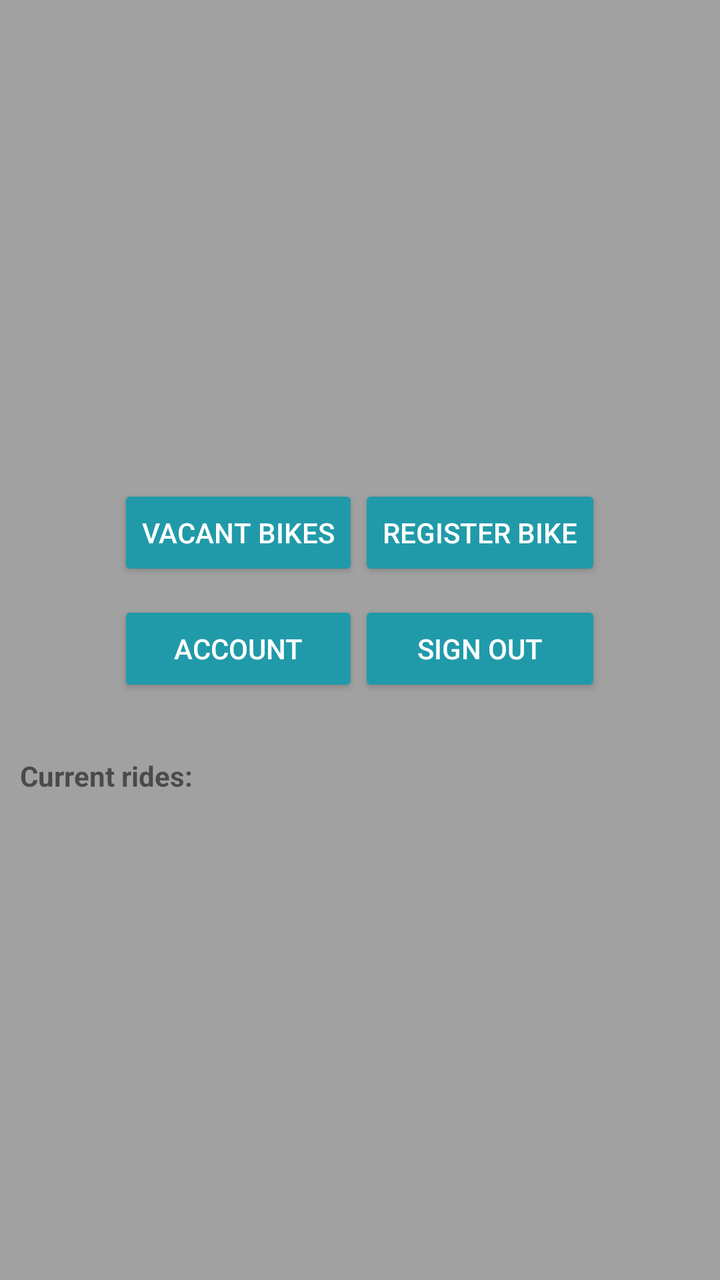
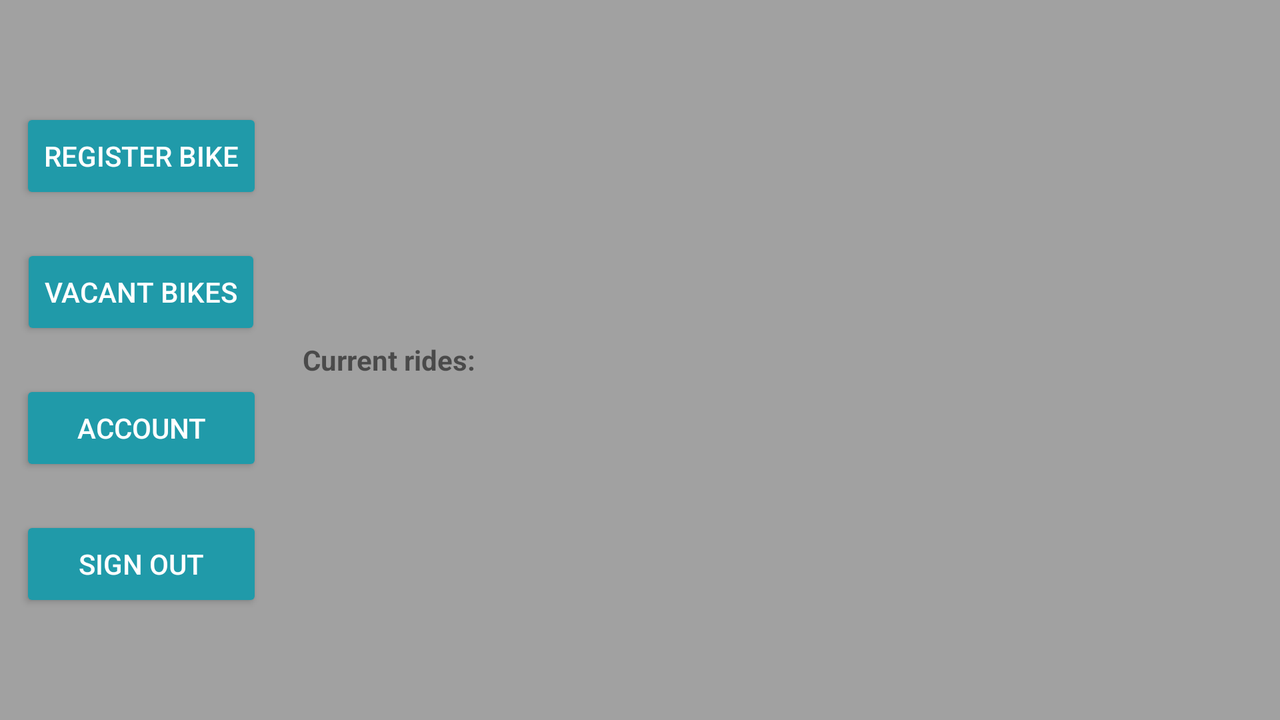

The same Android screen from two of the app's own layout files: first res/layout/ as a phone draws it, then the repository's variant for another configuration, drawn on a device whose configuration selects that folder. Both files follow.
<!-- AndroidManifest.xml: application theme AppTheme -->
<!-- res/layout/fragment_bike_share.xml -->
<?xml version="1.0" encoding="utf-8"?>

<LinearLayout xmlns:android="http://schemas.android.com/apk/res/android"
    android:layout_width="match_parent"
    android:layout_height="match_parent"
    android:gravity="center"
    android:orientation="vertical"
    android:padding="10dp">

    

    <LinearLayout
        android:layout_width="wrap_content"
        android:layout_height="wrap_content"
        android:orientation="horizontal">

        <LinearLayout
            android:layout_width="wrap_content"
            android:layout_height="wrap_content"
            android:orientation="vertical">

            <Button
                android:id="@+id/vacant_bike_activity_button"
                android:layout_width="wrap_content"
                android:layout_height="wrap_content"
                android:layout_marginBottom="10dp"
                android:text="@string/vacant_bikes" />

            <Button
                android:id="@+id/check_account_activity_button"
                android:layout_width="match_parent"
                android:layout_height="wrap_content"
                android:layout_marginBottom="10dp"
                android:text="@string/account" />

        </LinearLayout>

        <LinearLayout
            android:layout_width="wrap_content"
            android:layout_height="wrap_content"
            android:orientation="vertical">

            <Button
                android:id="@+id/register_bike_activity_button"
                android:layout_width="wrap_content"
                android:layout_height="wrap_content"
                android:layout_marginBottom="10dp"
                android:text="@string/register_bike" />

            <Button
                android:id="@+id/sign_out_button"
                android:layout_width="match_parent"
                android:layout_height="wrap_content"
                android:layout_marginBottom="10dp"
                android:text="@string/sign_out" />

        </LinearLayout>
    </LinearLayout>

    

    

    <View
        android:id="@+id/view7"
        android:layout_width="match_parent"
        android:layout_height="20dp" />

    <TextView
        android:id="@+id/textView5"
        android:layout_width="match_parent"
        android:layout_height="wrap_content"
        android:text="Current rides:"
        android:textStyle="bold" />

    <android.support.v7.widget.RecyclerView
        android:id="@+id/main_recycler_view"
        android:layout_width="fill_parent"
        android:layout_height="wrap_content"
        android:textSize="12sp" />

</LinearLayout>
<!-- resources referenced by this layout -->
<resources>
  <string name="account">Account</string>
  <string name="register_bike">Register Bike</string>
  <string name="sign_out">Sign out</string>
  <string name="vacant_bikes">Vacant bikes</string>
  <style name="AppTheme" parent="Theme.AppCompat.Light.DarkActionBar">
          
          parent="Theme.AppCompat.Light.DarkActionBar"&gt;
          <item name="colorPrimary">@color/colorPrimary</item>
          <item name="colorPrimaryDark">@color/colorPrimaryDark</item>
          <item name="android:windowBackground">@color/windowBackground</item>
          <item name="android:textColorPrimary">@color/textColorPrimary</item>
          <item name="colorAccent">@color/buttonColor</item>
          <item name="android:buttonStyle">@style/Widget.AppCompat.Button.Colored</item>
      </style>
  <color name="colorPrimary">#7C7C7C</color>
  <color name="colorPrimaryDark">#122225</color>
  <color name="windowBackground">#A1A1A1</color>
  <color name="textColorPrimary">#000000</color>
  <color name="buttonColor">#209AA9</color>
</resources>
<!-- res/layout-land/fragment_bike_share.xml (the repository's variant of the layout above) -->
<!-- drawn on the phone turned sideways -->
<?xml version="1.0" encoding="utf-8"?>

<LinearLayout xmlns:android="http://schemas.android.com/apk/res/android"
    android:layout_width="match_parent"
    android:layout_height="match_parent"
    android:gravity="center"
    android:orientation="horizontal"
    android:padding="10dp">

    <LinearLayout
        android:layout_width="wrap_content"
        android:layout_height="match_parent"
        android:gravity="center"
        android:orientation="vertical">
        
        <Button
            android:id="@+id/register_bike_activity_button"
            android:layout_width="wrap_content"
            android:layout_height="wrap_content"
            android:text="@string/register_bike" />

        <View
            android:layout_width="match_parent"
            android:layout_height="20dp" />
        
        <Button
            android:id="@+id/vacant_bike_activity_button"
            android:layout_width="wrap_content"
            android:layout_height="wrap_content"
            android:text="@string/vacant_bikes" />

        <View
            android:id="@+id/view5"
            android:layout_width="match_parent"
            android:layout_height="20dp" />

        <Button
            android:id="@+id/check_account_activity_button"
            android:layout_width="match_parent"
            android:layout_height="wrap_content"
            android:text="@string/account" />

        <View
            android:id="@+id/view7"
            android:layout_width="match_parent"
            android:layout_height="20dp" />

        <Button
            android:id="@+id/sign_out_button"
            android:layout_width="match_parent"
            android:layout_height="wrap_content"
            android:text="@string/sign_out" />

    </LinearLayout>

    <View
        android:layout_width="20dp"
        android:layout_height="wrap_content" />

    <LinearLayout
        android:layout_width="match_parent"
        android:layout_height="match_parent"
        android:gravity="center"
        android:orientation="vertical">

        
        <TextView
            android:id="@+id/textView6"
            android:layout_width="match_parent"
            android:layout_height="wrap_content"
            android:text="Current rides:"
            android:textStyle="bold" />

        <android.support.v7.widget.RecyclerView
            android:id="@+id/main_recycler_view"
            android:layout_width="match_parent"
            android:layout_height="wrap_content"
            android:textSize="12sp" />
    </LinearLayout>


</LinearLayout>
